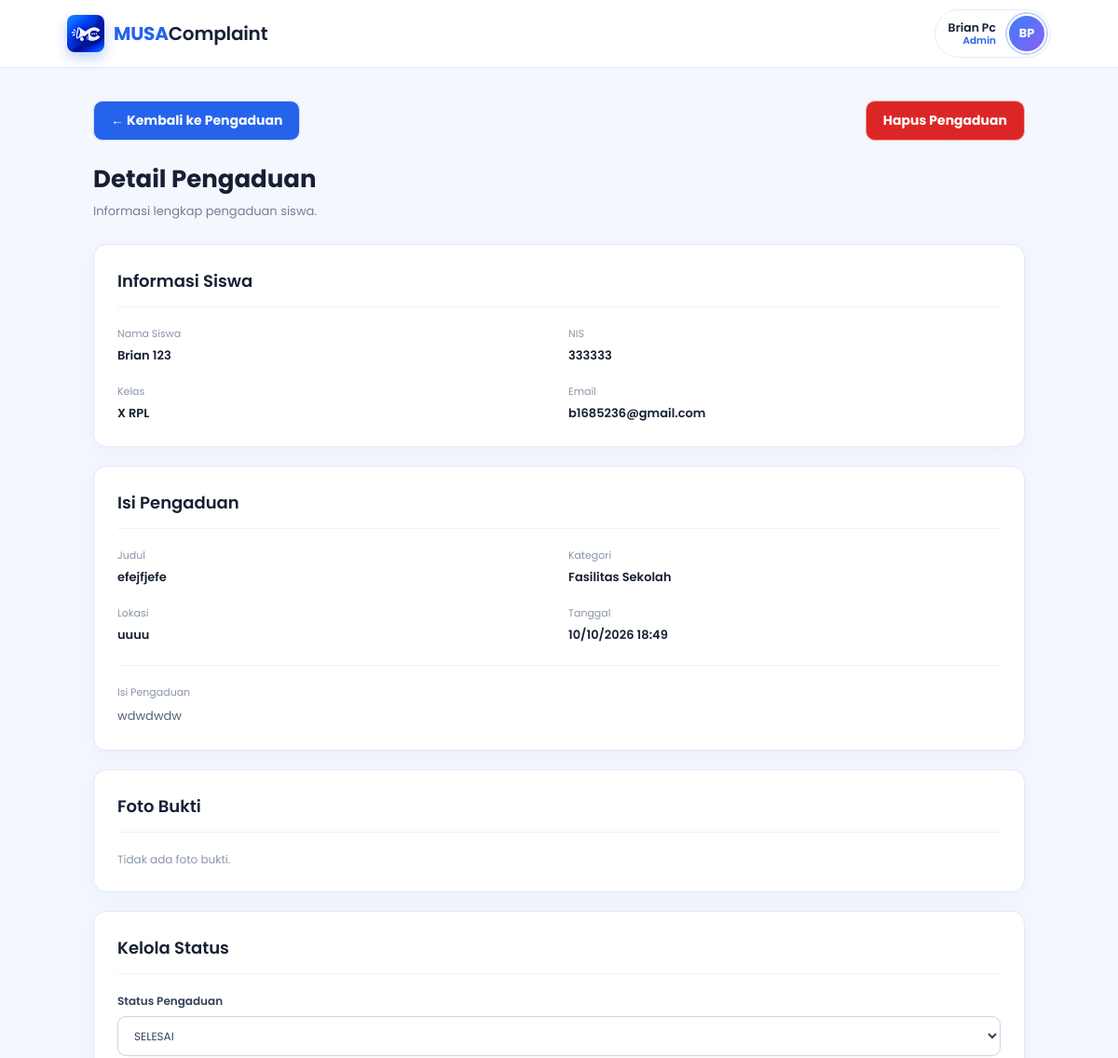
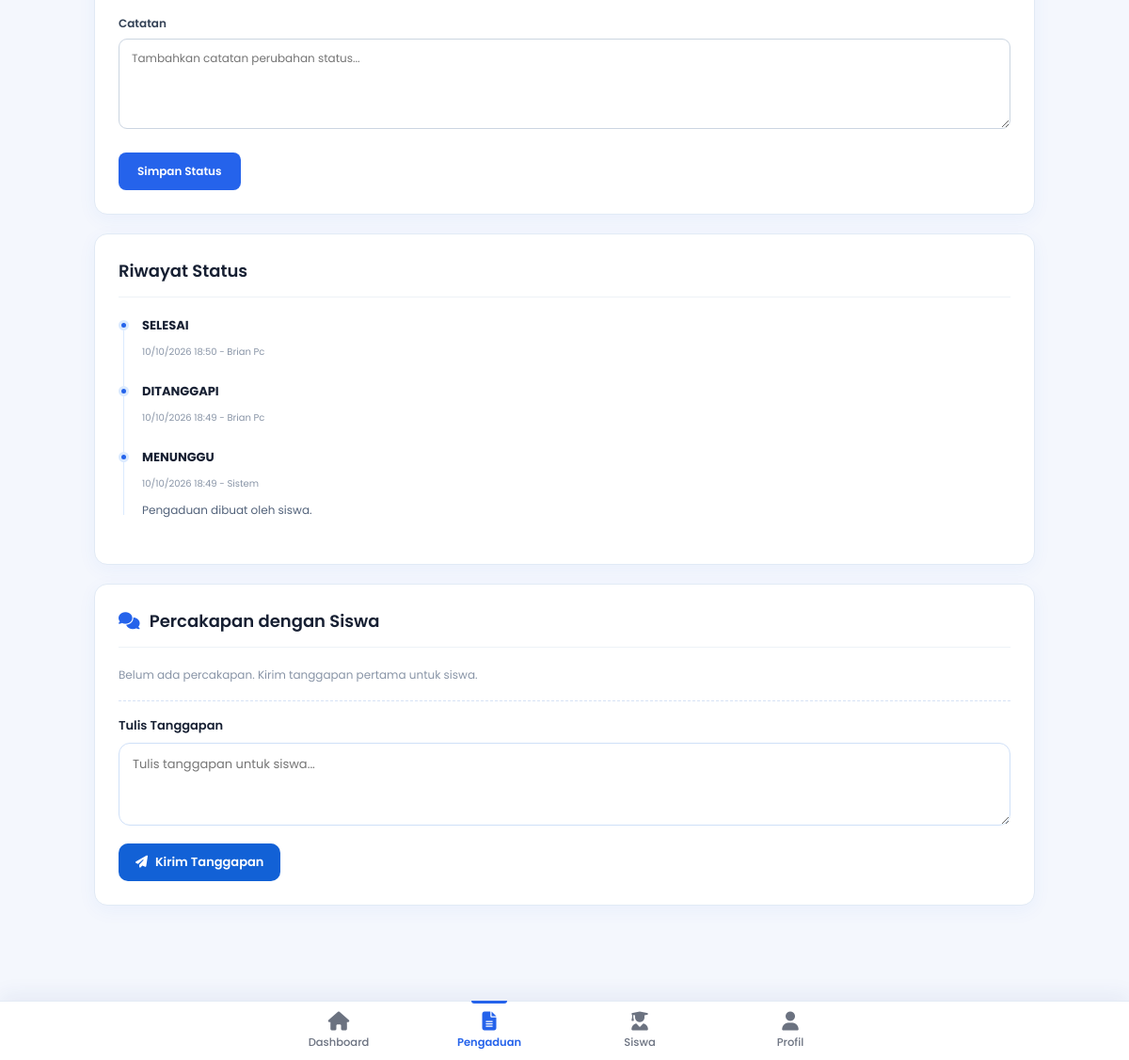
The page /admin/detail_pengaduan.php?id=31 (signed in) on the database its author committed (2 pictures, top to bottom).
### tables this page shows
CREATE TABLE `pengaduan` (
  `id_pengaduan` int UNSIGNED NOT NULL,
  `id_siswa` int UNSIGNED NOT NULL,
  `id_kategori` int UNSIGNED NOT NULL,
  `id_status` int UNSIGNED NOT NULL,
  `judul` varchar(200) NOT NULL,
  `isi_pengaduan` text NOT NULL,
  `lokasi` varchar(255) DEFAULT NULL,
  `created_at` timestamp NULL DEFAULT CURRENT_TIMESTAMP,
  `updated_at` timestamp NULL DEFAULT CURRENT_TIMESTAMP ON UPDATE CURRENT_TIMESTAMP,
  `dilihat_siswa_at` datetime DEFAULT NULL
);

CREATE TABLE `siswa` (
  `id_siswa` int UNSIGNED NOT NULL,
  `nis` varchar(30) NOT NULL,
  `nama` varchar(100) NOT NULL,
  `kelas` varchar(50) NOT NULL,
  `email` varchar(100) NOT NULL,
  `username` varchar(50) NOT NULL,
  `password` varchar(255) NOT NULL,
  `role` enum('siswa') NOT NULL DEFAULT 'siswa',
  `created_at` timestamp NULL DEFAULT CURRENT_TIMESTAMP,
  `foto` text
);

CREATE TABLE `kategori` (
  `id_kategori` int UNSIGNED NOT NULL,
  `nama_kategori` varchar(100) NOT NULL,
  `deskripsi` text
);

CREATE TABLE `status_pengaduan` (
  `id_status` int UNSIGNED NOT NULL,
  `nama_status` varchar(50) NOT NULL,
  `deskripsi` text
);

CREATE TABLE `riwayat_status` (
  `id_riwayat` int UNSIGNED NOT NULL,
  `id_pengaduan` int UNSIGNED NOT NULL,
  `id_status` int UNSIGNED NOT NULL,
  `id_admin` int UNSIGNED DEFAULT NULL,
  `catatan` text,
  `created_at` timestamp NULL DEFAULT CURRENT_TIMESTAMP
);

### admin/detail_pengaduan.php (the view, shortened to what the rows shown need)
<?php
require_once "../config/database.php";
$id_pengaduan = (int) $_GET["id"];
$stmt = $conn->prepare("
    SELECT
        p.*,
        s.nama AS nama_siswa,
        s.nis,
        s.kelas,
        s.email AS email_siswa,
        k.nama_kategori,
        sp.nama_status
    FROM pengaduan p
    INNER JOIN siswa s
        ON p.id_siswa = s.id_siswa
    INNER JOIN kategori k
        ON p.id_kategori = k.id_kategori
    INNER JOIN status_pengaduan sp
        ON p.id_status = sp.id_status
    WHERE p.id_pengaduan = ?
");
$stmt->bind_param(
    "i",
    $id_pengaduan
);
$stmt->execute();
$result = $stmt->get_result();
$pengaduan = $result->fetch_assoc();
$status_query = $conn->query("
    SELECT
        id_status,
        nama_status
    FROM status_pengaduan
    ORDER BY id_status ASC
");
$stmt_riwayat = $conn->prepare("
    SELECT
        rs.catatan,
        rs.created_at,
        sp.nama_status,
        a.nama AS nama_admin
    FROM riwayat_status rs
    INNER JOIN status_pengaduan sp
        ON rs.id_status = sp.id_status
    LEFT JOIN admin a
        ON rs.id_admin = a.id_admin
    WHERE rs.id_pengaduan = ?
    ORDER BY rs.created_at DESC
");
$stmt_riwayat->bind_param(
    "i",
    $id_pengaduan
);
$stmt_riwayat->execute();
$riwayat = $stmt_riwayat->get_result();
?>
<!DOCTYPE html>
<html lang="id">
<head>
    <link
        rel="stylesheet"
        href="../asests/css/admin_detail_pengaduan.css"
    >
    <link
        rel="stylesheet"
        href="../asests/css/admin_chat.css"
    >
</head>
<body>
<?php $halaman_aktif = "pengaduan"; include __DIR__ . "/navbar.php"; ?>
<main class="container">
<div class="page-header">
    <h1>
        Detail Pengaduan
    </h1>
</div>
    <section class="card">
        <div class="card-title">
            <h2>
                Informasi Siswa
            </h2>
        </div>
        <div class="student-grid">
            <div class="info-item">
                <span>
                    Nama Siswa
                </span>
                <strong>
                    <?= htmlspecialchars(
                        $pengaduan["nama_siswa"]
                    ); ?>
                </strong>
            </div>
            <div class="info-item">
                <span>
                    NIS
                </span>
                <strong>
                    <?= htmlspecialchars(
                        $pengaduan["nis"]
                    ); ?>
                </strong>
            </div>
            <div class="info-item">
                <span>
                    Kelas
                </span>
                <strong>
                    <?= htmlspecialchars(
                        $pengaduan["kelas"]
                    ); ?>
                </strong>
            </div>
            <div class="info-item">
                <span>
                    Email
                </span>
                <strong>
                    <?= htmlspecialchars(
                        $pengaduan["email_siswa"]
                    ); ?>
                </strong>
            </div>
        </div>
    </section>
    <section class="card">
        <div class="card-title">
            <h2>
                Isi Pengaduan
            </h2>
        </div>
        <div class="detail-grid">
            <div class="detail-item">
                <span>
                    Judul
                </span>
                <strong>
                    <?= htmlspecialchars(
                        $pengaduan["judul"]
                    ); ?>
                </strong>
            </div>
            <div class="detail-item">
                <span>
                    Kategori
                </span>
                <strong>
                    <?= htmlspecialchars(
                        $pengaduan["nama_kategori"]
                    ); ?>
                </strong>
            </div>
            <div class="detail-item">
                <span>
                    Lokasi
                </span>
                <strong>
                    <?= htmlspecialchars(
                        $pengaduan["lokasi"]
                    ); ?>
                </strong>
            </div>
            <div class="detail-item">
                <span>
                    Tanggal
                </span>
                <strong>
                    <?= date(
                        "d/m/Y H:i",
                        strtotime(
                            $pengaduan["created_at"]
                        )
                    ); ?>
                </strong>
            </div>
        </div>
        <div class="complaint-content">
            <span>
                Isi Pengaduan
            </span>
            <p>
                <?= nl2br(
                    htmlspecialchars(
                        $pengaduan["isi_pengaduan"]
                    )
                ); ?>
            </p>
        </div>
    </section>
    <section class="card">
        <div class="card-title">
            <h2>
                Foto Bukti
            </h2>
        </div>
    </section>
    <section class="card">
        <div class="card-title">
            <h2>
                Kelola Status
            </h2>
        </div>
        <form method="POST">
            <div class="form-group">
                <label>
                    Status Pengaduan
                </label>
                <select
                    name="id_status"
                    required
                >
                    <?php while (
                        $status = $status_query->fetch_assoc()
                    ): ?>
                        <option
                            value="<?= $status["id_status"]; ?>"
                            <?= (
                                $status["id_status"]
                                == $pengaduan["id_status"]
                            )
                                ? "selected"
                                : ""; ?>
                        >
                            <?= htmlspecialchars(
                                $status["nama_status"]
                            ); ?>
                        </option>
                    <?php endwhile; ?>
                </select>
            </div>
        </form>
    </section>
    <section class="card">
        <div class="card-title">
            <h2>
                Riwayat Status
            </h2>
        </div>
        <?php if ($riwayat->num_rows > 0): ?>
            <div class="timeline">
                <?php while (
                    $item = $riwayat->fetch_assoc()
                ): ?>
                    <div class="timeline-item">
                        <div class="timeline-dot"></div>
                        <div class="timeline-content">
                            <strong>
                                <?= htmlspecialchars(
                                    $item["nama_status"]
                                ); ?>
                            </strong>
                            <span>
                                <?= date(
                                    "d/m/Y H:i",
                                    strtotime(
                                        $item["created_at"]
                                    )
                                ); ?>
                                -
                                <?= htmlspecialchars(
                                    $item["nama_admin"]
                                    ?? "Sistem"
                                ); ?>
                            </span>
                            <?php if (
                                !empty($item["catatan"])
                            ): ?>
                                <p>
                                    <?= nl2br(
                                        htmlspecialchars(
                                            $item["catatan"]
                                        )
                                    ); ?>
                                </p>
                            <?php endif; ?>
                        </div>
                    </div>
                <?php endwhile; ?>
            </div>
        <?php else: ?>
            <p class="empty">
                Belum ada riwayat status.
            </p>
        <?php endif; ?>
    </section>
    <section class="card">
        <div class="card-title">
            <h2>
                <i class="fa-solid fa-comments" aria-hidden="true"></i>
                Percakapan dengan Siswa
            </h2>
        </div>
    </section>
</main>
</body>
</html>

### admin/navbar.php (shortened to what the rows shown need)
<?php
require_once __DIR__ . "/helpers.php";
$adm_id = (int) ($_SESSION["user_id"] ?? 0);
$adm = [
    "nama"       => $_SESSION["nama"] ?? "Admin",
    "username"   => "",
    "email"      => "",
    "foto"       => "",
    "created_at" => null,
];
$adm_stmt = false;
try {
    $adm_stmt = $conn->prepare("
        SELECT nama, username, email, foto, created_at
        FROM admin
        WHERE id_admin = ?
    ");
} catch (Throwable $e) {
    $adm_stmt = false;
}
if ($adm_stmt) {
    $adm_stmt->bind_param("i", $adm_id);
    $adm_stmt->execute();
    $adm_row = $adm_stmt->get_result()->fetch_assoc();
    if ($adm_row) {
        $adm = array_merge(
            $adm,
            array_filter($adm_row, function ($nilai) { return $nilai !== null; })
        );
    }
}
$adm_foto = fotoValid($adm["foto"]);
?>
<link rel="stylesheet"
      href="https://cdnjs.cloudflare.com/ajax/libs/font-awesome/6.5.1/css/all.min.css">
<link rel="stylesheet"
      href="../asests/css/admin_dashboard.css">
<header class="adm-navbar">
    <button type="button"
            class="adm-profile-btn"
            data-bs-toggle="modal"
            data-bs-target="#modalProfilAdmin"
            aria-label="Buka kartu profil saya">
        <span class="adm-profile-name">
            <strong><?= htmlspecialchars($adm["nama"]); ?></strong>
            <small>Admin</small>
        </span>
        <?= avatarHtml($adm["nama"], $adm_foto, "adm-av adm-av-nav"); ?>
    </button>
</header>

### admin/helpers.php (shortened to what the rows shown need)
<?php
if (!function_exists("fotoValid")) {
    function fotoValid($url)
    {
        $url = trim((string) $url);
        return preg_match('#^https?://#i', $url) ? $url : "";
    }
}
if (!function_exists("inisialNama")) {
    function inisialNama($nama)
    {
        $kata = preg_split('/\s+/', trim((string) $nama));
        $hasil = "";
        foreach (array_slice($kata, 0, 2) as $k) {
            $hasil .= mb_strtoupper(mb_substr($k, 0, 1, "UTF-8"), "UTF-8");
        }
        return $hasil !== "" ? $hasil : "?";
    }
}
if (!function_exists("avatarHtml")) {
    function avatarHtml($nama, $foto = "", $kelas = "adm-av")
    {
        $foto = fotoValid($foto);
        $html = '<span class="' . $kelas . '"><b>' . htmlspecialchars(inisialNama($nama)) . '</b>';
        if ($foto !== "") {
            $html .= '<img src="' . htmlspecialchars($foto) . '" alt=""'
                . ' loading="lazy" onerror="this.remove()">';
        }
        return $html . '</span>';
    }
}

### rows shown on the page
pengaduan: id_siswa.nama "Brian 123", id_siswa.nis "333333", id_siswa.kelas "X RPL", id_siswa.email "b1685236@gmail.com", judul "efejfjefe", id_kategori.nama_kategori "Fasilitas Sekolah", lokasi "uuuu", created_at "10/10/2026 18:49", isi_pengaduan "wdwdwdw", id_status "SELESAI"
riwayat_status: id_status.nama_status "SELESAI", created_at "10/10/2026 18:50", id_admin.nama "Brian Pc"
riwayat_status: id_status.nama_status "DITANGGAPI", created_at "10/10/2026 18:49", id_admin.nama "Brian Pc"
riwayat_status: id_status.nama_status "MENUNGGU", created_at "10/10/2026 18:49", nama_admin "Sistem", catatan "Pengaduan dibuat oleh siswa."

### other values the page prints
$adm["nama"] "Brian Pc"
inisialNama($nama) "BP"
